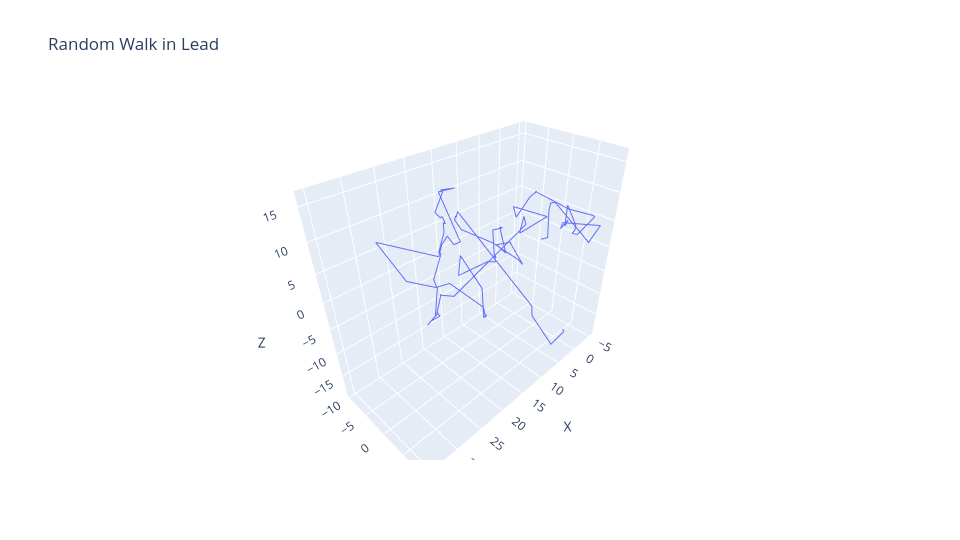

The cell this chart's notebook holds for it:
### Markdown cell above
In water, neutrons travel relatively short distances before scattering. This is because water has a high macroscopic scattering cross section, meaning interactions are frequent and the mean free path is short. As a result, the random walk appears tightly confined.

Water serves as a good benchmark for comparison with lead and graphite, which allow neutrons to travel much farther.

### Code cell
visualise_random_walk(lead)
